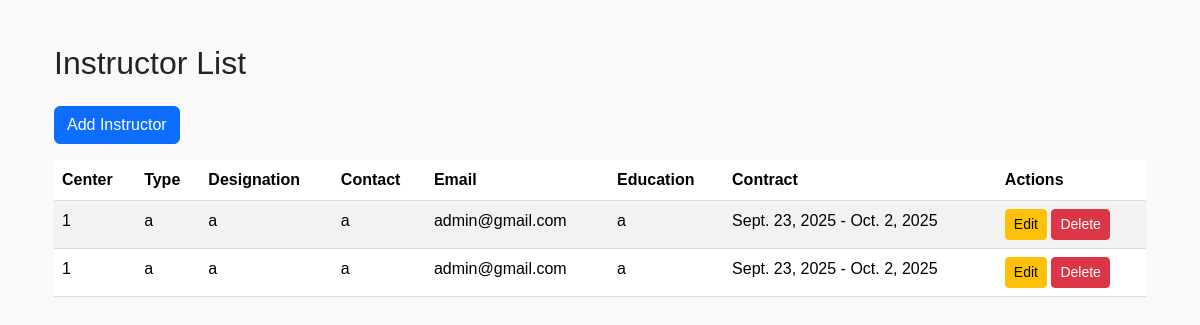
The page /instructors/ on the database its author committed.
### instructors/models.py (models this page shows, shortened)
class Instructor(models.Model):
    center_id = models.IntegerField()
    type = models.CharField(max_length=255)
    designation = models.CharField(max_length=255)
    contact_number = models.CharField(max_length=20, blank=True, null=True)
    email = models.EmailField(blank=True, null=True)
    education = models.CharField(max_length=255, blank=True, null=True)
    contract_start_date = models.DateField()
    contract_end_date = models.DateField()

### instructors/views.py (the view)
# urls.py: path('', views.instructor_list, name='list'),
def instructor_list(request):
    instructors = Instructor.objects.all().order_by("-id")
    return render(request, "instructors/instructor_list.html", {"instructors": instructors})

### instructors/templates/instructors/instructor_list.html
{% extends "base.html" %}
{% block content %}
<div class="container">
  <h2 class="mb-4">Instructor List</h2>
  <a href="{% url 'instructors:add' %}" class="btn btn-primary mb-3">Add Instructor</a>
  <table class="table table-striped">
    <thead>
      <tr>
        <th>Center</th>
        <th>Type</th>
        <th>Designation</th>
        <th>Contact</th>
        <th>Email</th>
        <th>Education</th>
        <th>Contract</th>
        <th>Actions</th>
      </tr>
    </thead>
    <tbody>
      {% for instructor in instructors %}
      <tr>
        <td>{{ instructor.center_id }}</td>
        <td>{{ instructor.type }}</td>
        <td>{{ instructor.designation }}</td>
        <td>{{ instructor.contact_number }}</td>
        <td>{{ instructor.email }}</td>
        <td>{{ instructor.education }}</td>
        <td>{{ instructor.contract_start_date }} - {{ instructor.contract_end_date }}</td>
        <td>
          <a href="{% url 'instructors:edit' instructor.id %}" class="btn btn-sm btn-warning">Edit</a>
          <a href="{% url 'instructors:delete' instructor.id %}" class="btn btn-sm btn-danger">Delete</a>
        </td>
      </tr>
      {% empty %}
      <tr><td colspan="8" class="text-center">No instructors found.</td></tr>
      {% endfor %}
    </tbody>
  </table>
</div>
{% endblock %}

### templates/base.html (style rules this page uses)
body { font-family: Arial, sans-serif; background: #f9f9f9; padding: 20px; }
table { width: 100%; border-collapse: collapse; background: white; }
th, td { padding: 10px; border-bottom: 1px solid #ddd; }
th { background: #17a2b8; color: white; text-align: left; }

### rows shown on the page
Instructor: center_id "1", type "a", designation "a", contact_number "a", email "admin@gmail.com", education "a", contract_start_date "Sept. 23, 2025", contract_end_date "Oct. 2, 2025"
Instructor: center_id "1", type "a", designation "a", contact_number "a", email "admin@gmail.com", education "a", contract_start_date "Sept. 23, 2025", contract_end_date "Oct. 2, 2025"
